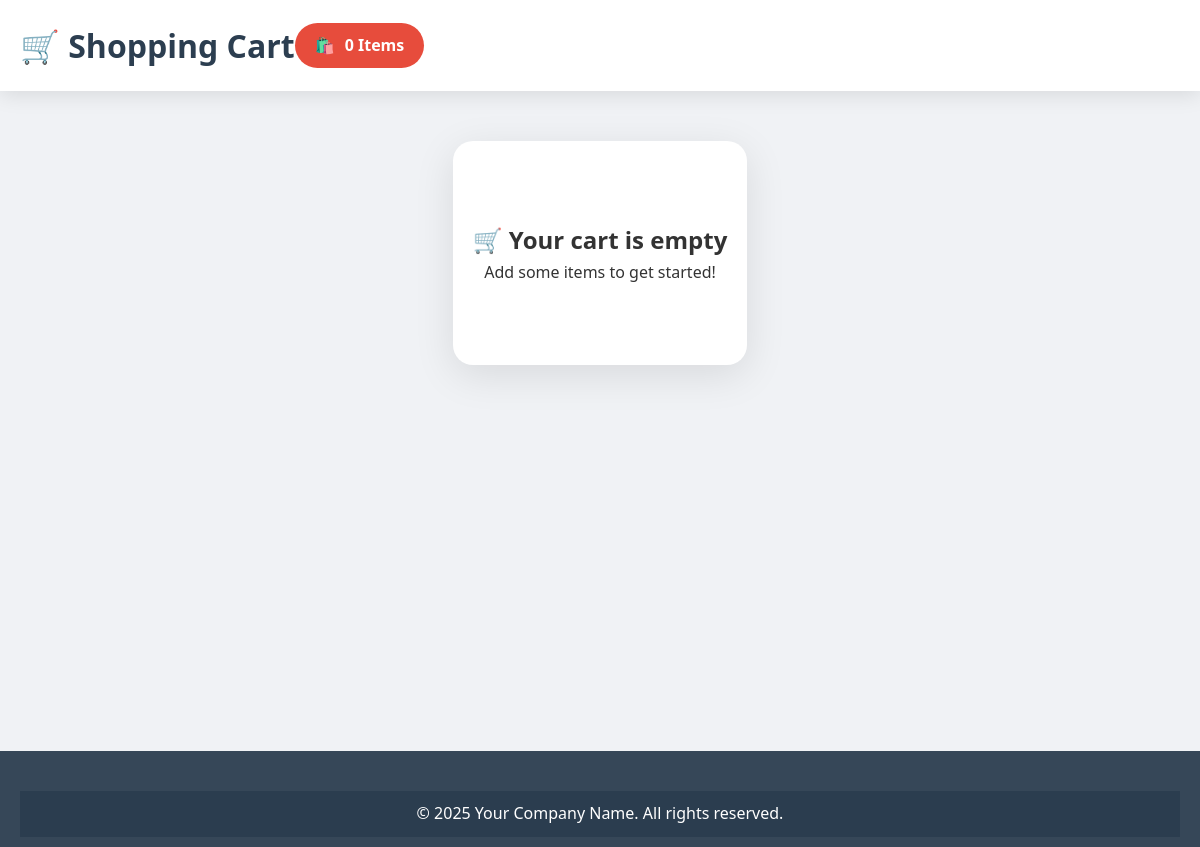
Page /dashboard/shopping/ (signed in) on the earlier database version.
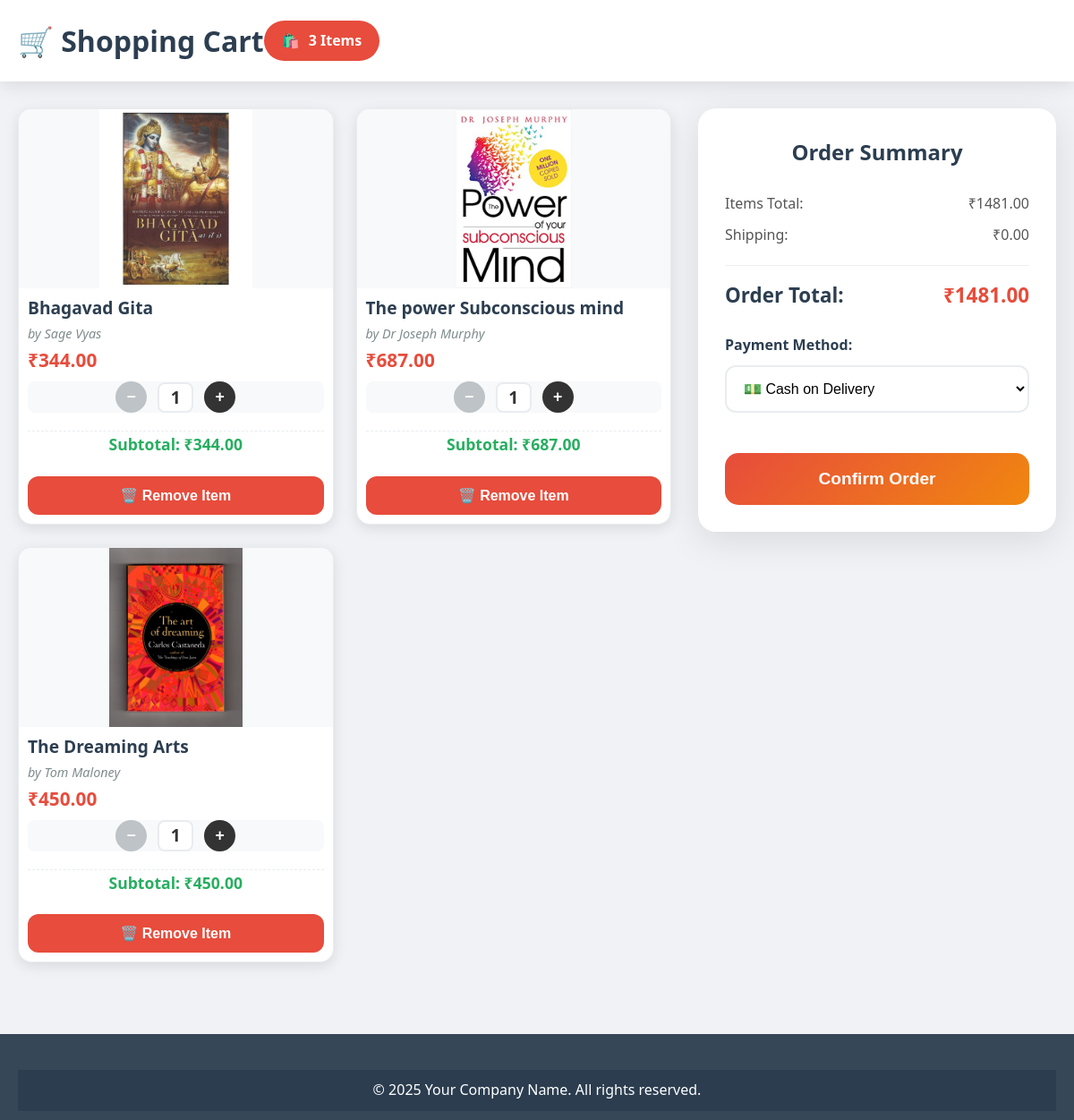
Same page on the later database version.
### book/models.py (models this page shows, shortened)
class ShoppingCartDetail(models.Model):
    shopping_cart = models.ForeignKey(ShoppingCart, on_delete=models.CASCADE, related_name='cart_details')
    book = models.ForeignKey(Book, on_delete=models.CASCADE)
    quantity = models.PositiveIntegerField()
    def calculate_subtotal(self):
        return self.quantity * self.book.price

class Book(models.Model):
    book_name = models.CharField(max_length=255)
    author_name = models.CharField(max_length=255)
    price = models.DecimalField(max_digits=10, decimal_places=2)
    category = models.CharField(max_length=255)
    genre = models.CharField(max_length=100)
    cover_image = models.ImageField(upload_to='book_covers/', null=True, blank=True)
    book_id = models.AutoField(primary_key=True)
    description = models.CharField(max_length=255,default='')
    stock = models.CharField(max_length=255 , default='available')

### book/views.py (the view)
# urls.py: path('dashboard/shopping/',views.shop,name='shop'),
def shop(request):
    user = request.user
    customer = get_object_or_404(Customer, username=user)
    shopping_cart = ShoppingCart.objects.get(customer_id=customer)
    cart_details = ShoppingCartDetail.objects.filter(shopping_cart=shopping_cart)
    context = {
        'cart_details': cart_details,
        'total_price': shopping_cart.calculate_total_price(),
    }
    return render(request, 'customer/shoppingcart.html', context)

### book/models.py (called while the page is built)
    def calculate_total_price(self):
        cart_details = self.cart_details.all()
        total_price = sum(detail.calculate_subtotal() for detail in cart_details)
        return total_price

### templates/customer/shoppingcart.html (shortened to what this page needs)
<!DOCTYPE html>
<html lang="en">
<head>
</head>
<body>
    <header>
        <div class="container">
            <div class="header-content">
                <h1>🛒 Shopping Cart</h1>
                <div class="cart-icon">
                    <span>🛍️</span>
                    <span id="cart-count">{{ cart_details|length }} Items</span>
                </div>
            </div>
        </div>
    </header>
    <div class="main-content">
        <div class="container">
            {% if cart_details %}
            <div class="product-grid">
                {% for cart_detail in cart_details %}
                <div class="product-card" data-cart-id="{{ cart_detail.id }}">
                    <img src="{{ cart_detail.book.cover_image.url }}" alt="{{ cart_detail.book.book_name }}"
                        class="product-image">
                    <div class="product-details">
                        <h3 class="product-title">{{ cart_detail.book.book_name }}</h3>
                        <p class="product-author">by {{ cart_detail.book.author_name }}</p>
                        <div class="product-price">₹{{ cart_detail.book.price }}</div>
                        <div class="quantity-controls">
                            <button class="quantity-btn"
                                onclick="decreaseQuantity('{{ cart_detail.id }}', '{{ cart_detail.book.price }}')"
                                id="decrease_{{ cart_detail.id }}">−</button>
                            <div class="quantity-display" id="quantity_{{ cart_detail.id }}">
                                {{ cart_detail.quantity }}</div>
                            <button class="quantity-btn"
                                onclick="increaseQuantity('{{ cart_detail.id }}', '{{ cart_detail.book.price }}')"
                                id="increase_{{ cart_detail.id }}">+</button>
                        </div>
                        <div class="subtotal">
                            Subtotal: ₹<span id="subtotal_{{ cart_detail.id }}">{{ cart_detail.calculate_subtotal }}</span>
                        </div>
                        <form method="post" action="{% url 'delete_order' %}" style="margin: 0;">
                            <button type="submit" class="delete-btn"
                                onclick="return confirm('Remove this item from cart?')">
                                🗑️ Remove Item
                            </button>
                        </form>
                    </div>
                </div>
                {% endfor %}
            </div>
            <div class="cart-summary">
                <h2 class="summary-title">Order Summary</h2>
                <div class="summary-details">
                    <div class="summary-item">
                        <span>Items Total:</span>
                        <span>₹<span id="cartTotal">{{ total_price }}</span></span>
                    </div>
                    <div class="summary-item">
                        <span>Shipping:</span>
                        <span>₹0.00</span>
                    </div>
                    <div class="summary-item total">
                        <span>Order Total:</span>
                        <span class="price">₹<span id="finalCartTotal">{{ total_price }}</span></span>
                    </div>
                </div>
                <form method="post" action="{% url 'confirm_order' %}">
                    <div class="payment-section">
                        <label for="payment_type" class="payment-label">Payment Method:</label>
                        <select id="payment_type" name="payment_type" class="payment-select">
                            <option value="cash_on_delivery">💵 Cash on Delivery</option>
                        </select>
                    </div>
                    <button type="submit" class="confirm-btn" onclick="return confirmOrder()">Confirm Order</button>
                </form>
            </div>
            {% else %}
            <div class="cart-empty">
                <h2>🛒 Your cart is empty</h2>
                <p>Add some items to get started!</p>
            </div>
            {% endif %}
        </div>
    </div>
    <footer>
        <div class="container">
            <p>&copy; <span id="current-year"></span> Your Company Name. All rights reserved.</p>
        </div>
    </footer>
</body>
</html>

### templates/customer/shoppingcart.html (style rules this page uses)
* { margin: 0; padding: 0; box-sizing: border-box; }
body { font-family: 'Segoe UI', Tahoma, Geneva, Verdana, sans-serif; background: #f0f2f5; min-height: 100vh; line-height: 1.6; color: #333; }
.container { max-width: 1200px; width: 100%; margin: 0 auto; padding: 0 20px; display: flex; gap: 30px; flex-wrap: wrap; align-items: flex-start; }
header { background: rgba(255, 255, 255, 0.95); backdrop-filter: blur(10px); box-shadow: 0 4px 20px rgba(0, 0, 0, 0.1); padding: 20px 0; position: sticky; top: 0; z-index: 1000; margin-bottom: 30px; }
header .container { padding: 0 20px; }
.header-content { display: flex; justify-content: space-between; align-items: center; }
h1 { color: #2c3e50; font-size: 2rem; font-weight: 700; }
.cart-icon { display: flex; align-items: center; gap: 10px; background: #e74c3c; color: white; padding: 10px 20px; border-radius: 25px; font-weight: 600; }
.main-content { padding-bottom: 50px; min-height: calc(100vh - 200px); flex-grow: 1; }
.product-grid { display: grid; grid-template-columns: repeat(auto-fit, minmax(300px, 1fr)); gap: 25px; flex: 2; }
.product-card { background: white; border-radius: 15px; overflow: hidden; box-shadow: 0 4px 15px rgba(0, 0, 0, 0.1); transition: all 0.3s ease; position: relative; border: 1px solid #e9ecef; display: flex; flex-direction: column; width: 100%; }
.product-image { width: 100%; height: 200px; object-fit: contain; background: #f8f9fa; padding: 0px; flex-shrink: 0; }
.product-details { padding: 10px; flex-grow: 1; display: flex; flex-direction: column; justify-content: space-between; }
.product-title { font-size: 1.2rem; font-weight: 600; color: #2c3e50; margin-bottom: 4px; line-height: 1.3; }
.product-author { color: #7f8c8d; margin-bottom: 2px; font-style: italic; font-size: 0.9rem; }
.product-price { font-size: 1.3rem; font-weight: 700; color: #e74c3c; margin-bottom: 2px; }
.quantity-controls { display: flex; align-items: center; justify-content: center; gap: 12px; margin: 5px 0; background: #f8f9fa; padding: 0px; border-radius: 8px; }
.quantity-btn { width: 35px; height: 35px; border: none; border-radius: 50%; background: #333333; color: white; font-size: 1.1rem; font-weight: bold; cursor: pointer; transition: all 0.3s ease; display: flex; align-items: center; justify-content: center; }
.quantity-btn:disabled { background: #bdc3c7; cursor: not-allowed; transform: none; }
.quantity-display { font-size: 1.2rem; font-weight: 600; min-width: 40px; text-align: center; padding: 0px 0px; background: white; border-radius: 8px; border: 2px solid #e9ecef; }
.subtotal { font-size: 1.1rem; font-weight: 600; color: #27ae60; text-align: center; margin: 15px 0; padding-top: 0px; border-top: 1px dashed #e9ecef; }
.delete-btn { width: 100%; padding: 12px; background: #e74c3c; color: white; border: none; border-radius: 12px; font-size: 1rem; font-weight: 600; cursor: pointer; transition: all 0.3s ease; margin-top: 6px; }
.cart-summary { background: white; border-radius: 20px; padding: 30px; box-shadow: 0 10px 40px rgba(0, 0, 0, 0.1); position: sticky; top: 120px; flex: 1; min-width: 300px; max-width: 400px; }
.summary-title { font-size: 1.5rem; font-weight: 700; color: #2c3e50; margin-bottom: 25px; text-align: center; }
.summary-item { display: flex; justify-content: space-between; margin-bottom: 10px; font-size: 1rem; color: #555; }
.summary-item.total { font-size: 1.4rem; font-weight: 700; color: #2c3e50; border-top: 1px solid #eee; padding-top: 15px; margin-top: 20px; }
.summary-item.total .price { color: #e74c3c; }
.payment-section { margin: 25px 0; }
.payment-label { display: block; font-weight: 600; color: #2c3e50; margin-bottom: 10px; }
.payment-select { width: 100%; padding: 15px; border: 2px solid #e9ecef; border-radius: 12px; font-size: 1rem; background: white; cursor: pointer; transition: border-color 0.3s ease; }
.confirm-btn { width: 100%; padding: 18px; background: linear-gradient(135deg, #e74c3c,rgb(241, 135, 15)); color: white; border: none; border-radius: 15px; font-size: 1.2rem; font-weight: 700; cursor: pointer; transition: all 0.3s ease; margin-top: 20px; }
footer { background: rgba(44, 62, 80, 0.95); color: white; text-align: center; padding: 10px 0; width: 100%; backdrop-filter: blur(10px); margin-top: 30px; flex-shrink: 0; }
footer p { background: rgba(44, 62, 80, 0.95); color: white; text-align: center; padding: 10px 0; width: 100%; backdrop-filter: blur(10px); margin-top: 30px; }

Differences in the rows shown:
added ShoppingCartDetail: book.cover_image (picture), book.book_name "Bhagavad Gita", book.author_name "Sage Vyas", book.price "344.00", quantity "1", calculate_subtotal "344.00"
added ShoppingCartDetail: book.cover_image (picture), book.book_name "The power Subconscious mind", book.author_name "Dr Joseph Murphy", book.price "687.00", quantity "1", calculate_subtotal "687.00"
added ShoppingCartDetail: book.cover_image (picture), book.book_name "The Dreaming Arts", book.author_name "Tom Maloney", book.price "450.00", quantity "1", calculate_subtotal "450.00"
Other differences:
{{ cart_details|length }}: "0" → "3"
{{ total_price }}: (not shown) → "1481.00"
form field payment_type: (not shown) → "💵 Cash on Delivery"
text no longer shown: "🛒 Your cart is empty Add some items to get started!"
text now shown: "Order Summary Items Total: ₹ Shipping: ₹0.00 Order Total: ₹ Payment Method: Confirm Order"
